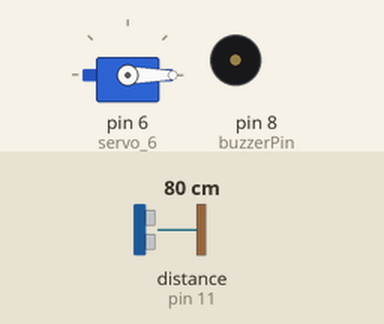
This sketch was run on a simulated Arduino Uno, built with avr-gcc and run on an emulated ATmega328P. Parts: servo, buzzer (waves = sounding, pin HIGH). Wiring (inferred from the names in the program): ultrasonic range finder: trigger pin 12; echo pin 11. The inputs (shaded band) are chosen by the test bench; at power-on: distance to the obstacle (sensor on pin 11) 80 cm. The echo pulse lasts 58.3 µs per cm; pins used as bus, display or sensor lines are not drawn.

Above: at 1.2 s.
1.3 s: distance to the obstacle (sensor on pin 11) set to 12 cm
2.8 s: distance to the obstacle (sensor on pin 11) set to 9 cm
At 2.9 s:
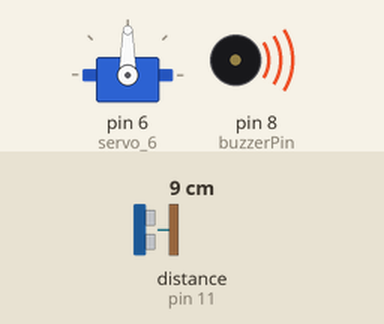
7.3 s: distance to the obstacle (sensor on pin 11) set to 2 cm
Timing chart, 0 to 11.3 s (numbered marks = the images above; inputs shaded):
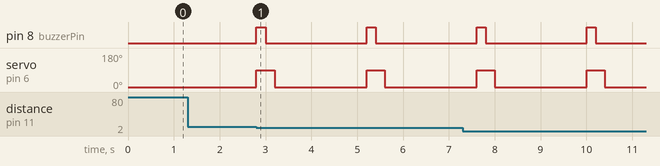

Measured:
- the behaviour switches between 11 and 10 cm on distance to the obstacle (sensor on pin 11) (found by bisection; images 0 and 1)
- after the input at 1.3 s, every drawn part: stays the same
- after the input at 2.8 s, pin 8 (buzzerPin): alternates HIGH for 0.20 s and LOW for 2.2 s, starting at once; servo on pin 6 (servo_6): alternates 90° for 0.40 s and 0° for 2.0 s, starting at once

The sketch:

terrific_tumelo1.ino
```cpp
#include <Servo.h>

Servo servo_6;

int trigPin = 12;
int echoPin = 11;
int buzzerPin = 8;

long duration;
float Distance;

long readUltrasonicDistance(int triggerPin, int echoPin)
{
  digitalWrite(triggerPin, LOW);
  delayMicroseconds(2);

  digitalWrite(triggerPin, HIGH);
  delayMicroseconds(10);
  digitalWrite(triggerPin, LOW);

  return pulseIn(echoPin, HIGH, 30000); // timeout added
}

void setup()
{
  servo_6.attach(6, 500, 2500);

  pinMode(trigPin, OUTPUT);
  pinMode(echoPin, INPUT);
  pinMode(buzzerPin, OUTPUT);

  servo_6.write(0);
}

void loop()
{
  duration = readUltrasonicDistance(trigPin, echoPin);

  Distance = (0.0343 * duration) / 2;

  if (Distance > 0 && Distance <= 10)
  {
    servo_6.write(90);
    digitalWrite(buzzerPin, HIGH);
    delay(200);
    digitalWrite(buzzerPin, LOW);
    delay(200);

    servo_6.write(0);
    delay(2000);
  }
  else
  {
    servo_6.write(0);
    digitalWrite(buzzerPin, LOW);
  }
}
```
